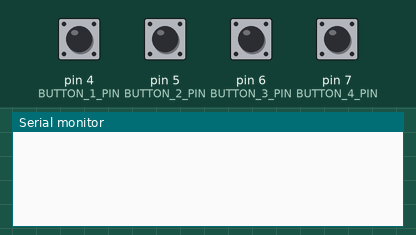
This sketch was run on a simulated Arduino Uno, built with avr-gcc and run on an emulated ATmega328P. Shown: the last lines printed to the serial monitor. Inputs (shaded band) come from the test bench; at power-on: pin 4 (BUTTON_1_PIN), pin 5 (BUTTON_2_PIN), pin 6 (BUTTON_3_PIN), pin 7 (BUTTON_4_PIN) HIGH.

Above: at 1.2 s.
1.3 s: pin 4 (BUTTON_1_PIN) pulled LOW for 0.15 s
At 2.3 s:
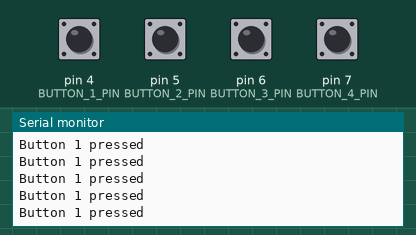
2.9 s: pin 5 (BUTTON_2_PIN) pulled LOW for 0.15 s
At 3.5 s:
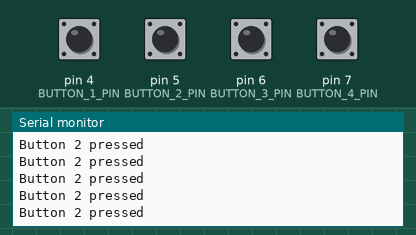
4.5 s: pin 6 (BUTTON_3_PIN) pulled LOW for 0.15 s
At 5.8 s:
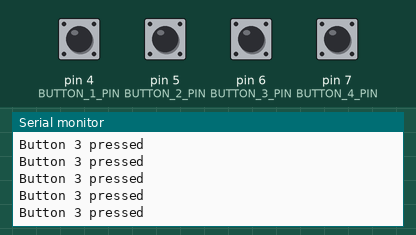
6.1 s: pin 7 (BUTTON_4_PIN) pulled LOW for 0.15 s
At 7.1 s:
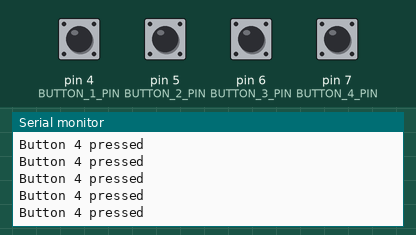
7.7 s: pin 4 (BUTTON_1_PIN) driven LOW and pin 5 (BUTTON_2_PIN) driven LOW
At 8.7 s:
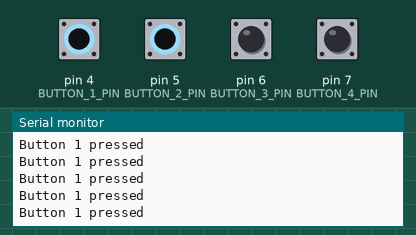
10.7 s: pin 4 (BUTTON_1_PIN) driven HIGH
At 11.5 s:
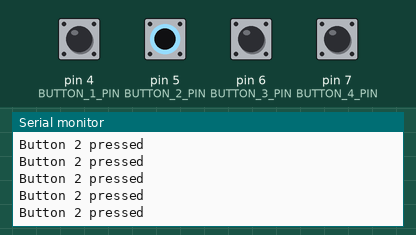
Timing chart, 0 to 13.7 s (numbered marks = the images above; inputs shaded):
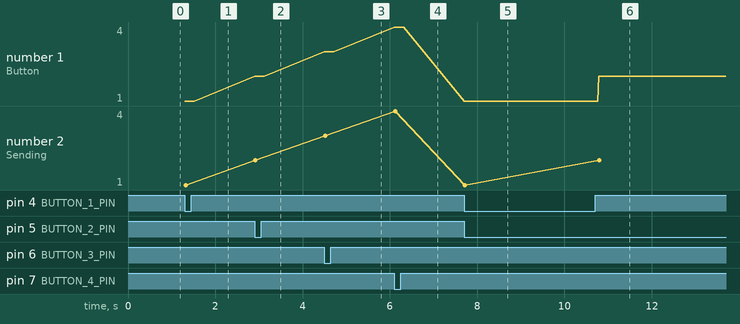

The sketch:

Send_Data_to_app.ino
```cpp
#include <SoftwareSerial.h>     //include SoftwareSerial library
#include <EasyButton.h>         //include Button library

SoftwareSerial bt(2, 3); /* (Rx,Tx) */   //create object instance for class SoftwareSerial along with dedicated rx and tx pin no's

#define BUTTON_1_PIN 4      //define pin no's for buttons
#define BUTTON_2_PIN 5
#define BUTTON_3_PIN 6
#define BUTTON_4_PIN 7

EasyButton buttonOne(BUTTON_1_PIN);   //create object instance for every button from parent class along passing the button pin no
EasyButton buttonTwo(BUTTON_2_PIN);
EasyButton buttonThree(BUTTON_3_PIN);
EasyButton buttonFour(BUTTON_4_PIN);

char switch_status = '0';
int temp = 0;

void sendToApp();     //function Declaration

void setup() {
  bt.begin(9600); /* Define baud rate for software serial communication */
  Serial.begin(9600); /* Define baud rate for serial communication */
  pinMode(BUTTON_1_PIN, INPUT_PULLUP);
  pinMode(BUTTON_2_PIN, INPUT_PULLUP);
  pinMode(BUTTON_3_PIN, INPUT_PULLUP);
  pinMode(BUTTON_4_PIN, INPUT_PULLUP);
  buttonOne.begin();
  buttonTwo.begin();
  buttonThree.begin();
  buttonFour.begin();
}

void loop() {
  //check for button read one by one
  if (buttonOne.read())
  {
    Serial.println("Button 1 pressed");
    switch_status  = '1';      //update the switch status
    sendToApp();                 //call the data send to app function
  }
  else if (buttonTwo.read())
  {
    Serial.println("Button 2 pressed");
    switch_status  = '2';
    sendToApp();
  }
  else if (buttonThree.read())
  {
    Serial.println("Button 3 pressed");
    switch_status  = '3';
    sendToApp();
  }
  else if (buttonFour.read())
  {
    Serial.println("Button 4 pressed");
    switch_status = '4';
    sendToApp();
  }
}

void sendToApp()    //function Declaration
{
  if (switch_status != temp)     //condition to make sure that data is sent only once when button is present
  {
    Serial.print("Sending::  ");
    bt.write(switch_status);      //send the switch status over Bluetooth
    bt.write("\n");     //for new line feed after every data send
    temp = switch_status;
    Serial.println(switch_status);
    Serial.println("-------------");
  }
}
```

Measured:
- after the input at 1.3 s, the serial monitor: prints a new line at once (image 1)
- after the input at 2.9 s, the serial monitor: prints a new line at once (image 2)
- after the input at 4.5 s, the serial monitor: prints a new line at once (image 3)
- after the input at 6.1 s, the serial monitor: prints a new line at once (image 4)
- after the input at 7.7 s, the serial monitor: prints a new line at once (image 5)
- after the input at 10.7 s, the serial monitor: prints a new line after 0.08 s (image 6)
- plotted number 1: 1 → 2 after the input at 2.9 s, 2 → 3 after the input at 4.5 s, 3 → 4 after the input at 6.1 s, 4 → 1 after the input at 7.7 s, 1 → 2 after the input at 10.7 s
- plotted number 2: 1 → 2 after the input at 2.9 s, 2 → 3 after the input at 4.5 s, 3 → 4 after the input at 6.1 s, 4 → 1 after the input at 7.7 s, 1 → 2 after the input at 10.7 s
